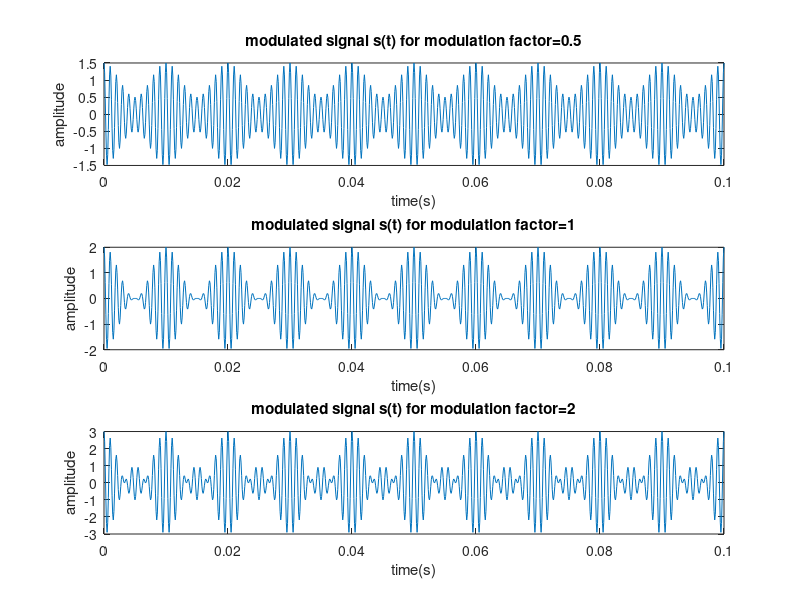
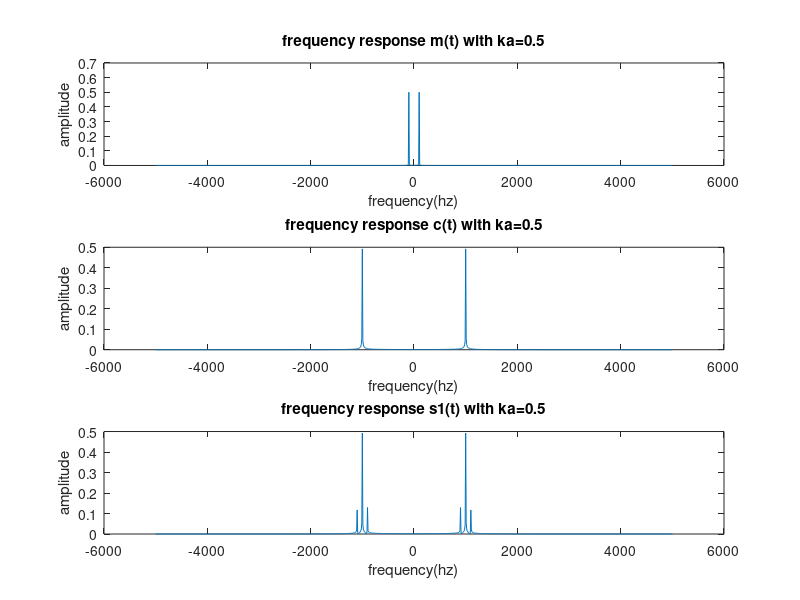
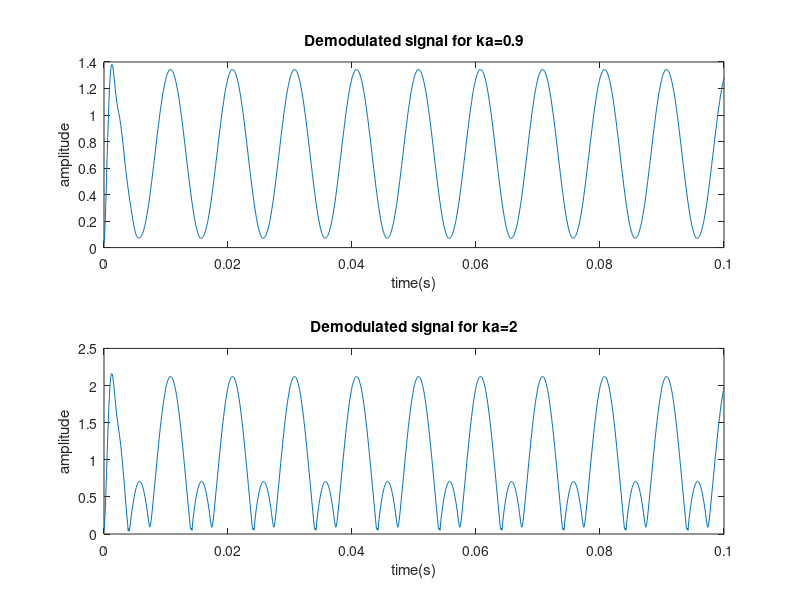

These figures' MATLAB source, in order:

%part1
% a
Fs=10000; time=1/Fs; t=0:time:0.1;
%b
Ac=1; Am=1; Fm=100; Fc=1000;
c_t=Ac*cos(t*2*pi*Fc);
m_t=Am*cos(2*pi*Fm*t);
mfac_1=0.5; mfac_2=1; mfac_3=2;
%c
st1= ((mfac_1*m_t)+1).*c_t;
st2= ((mfac_2*m_t)+1).*c_t;
st3= ((mfac_3*m_t)+1).*c_t;

%d

figure
subplot(3,1,1);
plot(t,st1);
title('modulated signal s(t) for modulation factor=0.5');
xlabel('time(s)');
ylabel('amplitude');
subplot(3,1,2);
plot(t,st2);
title('modulated signal s(t) for modulation factor=1');
xlabel('time(s)');
ylabel('amplitude');
subplot(3,1,3);
plot(t,st3);
title('modulated signal s(t) for modulation factor=2');
xlabel('time(s)');
ylabel('amplitude');

%e
%We can say when modulation factor increasing, we see distortion on the
%graph. Modulation factor is ka*Am and our Am value is 1. Also we can say
%if ka*m(t)>1 we get overmodulated(envolope distortion), as we can see in
%the graph.

%f
ka=0.5; N=1001;
fs=linspace(Fs/2,-Fs/2,N);
m_f=fft(m_t,N)/N;  m_f=fftshift(m_f);
c_f=fft(c_t,N)/N; c_f=fftshift(c_f);
Sf1=fft(st1,N)/N; Sf1=fftshift(Sf1);

figure
subplot(3,1,1);
plot(fs,abs(m_f));
title('frequency response m(t) with ka=0.5');
xlabel('frequency(hz)');
ylabel('amplitude');
subplot(3,1,2);
plot(fs,abs(c_f));
title('frequency response c(t) with ka=0.5');
xlabel('frequency(hz)');
ylabel('amplitude');
subplot(3,1,3);
plot(fs,abs(Sf1));
title('frequency response s1(t) with ka=0.5');
xlabel('frequency(hz)');
ylabel('amplitude');

%part2
%a
ka_1=0.9; ka_2=2;
st4= ((ka_1*m_t)+1).*c_t;
st5= ((ka_2*m_t)+1).*c_t;
st_4=st4.*st4;
st_5=st5.*st5;

[x,y] = butter(5,(700/(Fs/2)));
LPF_res_st4=filter(x,y,st_4);
LPF_res_st5=filter(x,y,st_5);
result_st_4=sqrt(LPF_res_st4);
result_st_5=sqrt(LPF_res_st5);

%st_5=fft(st_5,N)/N; st_5=fftshift(st_5);

%figure
%plot(fs,abs(st_5));

%b

%I choose cut off frequency according to our message signal frequency. If
%draw a graph fourier transform of the square of st_4 or st_5 we can see we
%want frequency values between 230 and -230. Also we can say because of AM
%modulation our bandwidth is doubled. So if we choose cut off frequency
%values like 700 Hz we are in desired values. Actually we must choose a between
%500-1000Hz. Also we can say because of matlab rules to get all desired values
%we should choose a bit bigger value.If we examine graph of filter we can 
%see we get in true points. Also, I choose the filter order which value is
%the minimum value I do not see any distortion because we do not want to
%see distortion and we should choose low order due to easy feasibility.

%c
figure
subplot(2,1,1);
plot(t,abs((result_st_4)));
title('Demodulated signal for ka=0.9');
xlabel('time(s)');
ylabel('amplitude');

subplot(2,1,2);
plot(t,abs(result_st_5));
title('Demodulated signal for ka=2');
xlabel('time(s)');
ylabel('amplitude');

%d
%We can say for ka=0.9 we got a result very close to our message signal
%because of ka value. Also for ka=2.2 we got a overmodulated signal and we
%get distortion.

